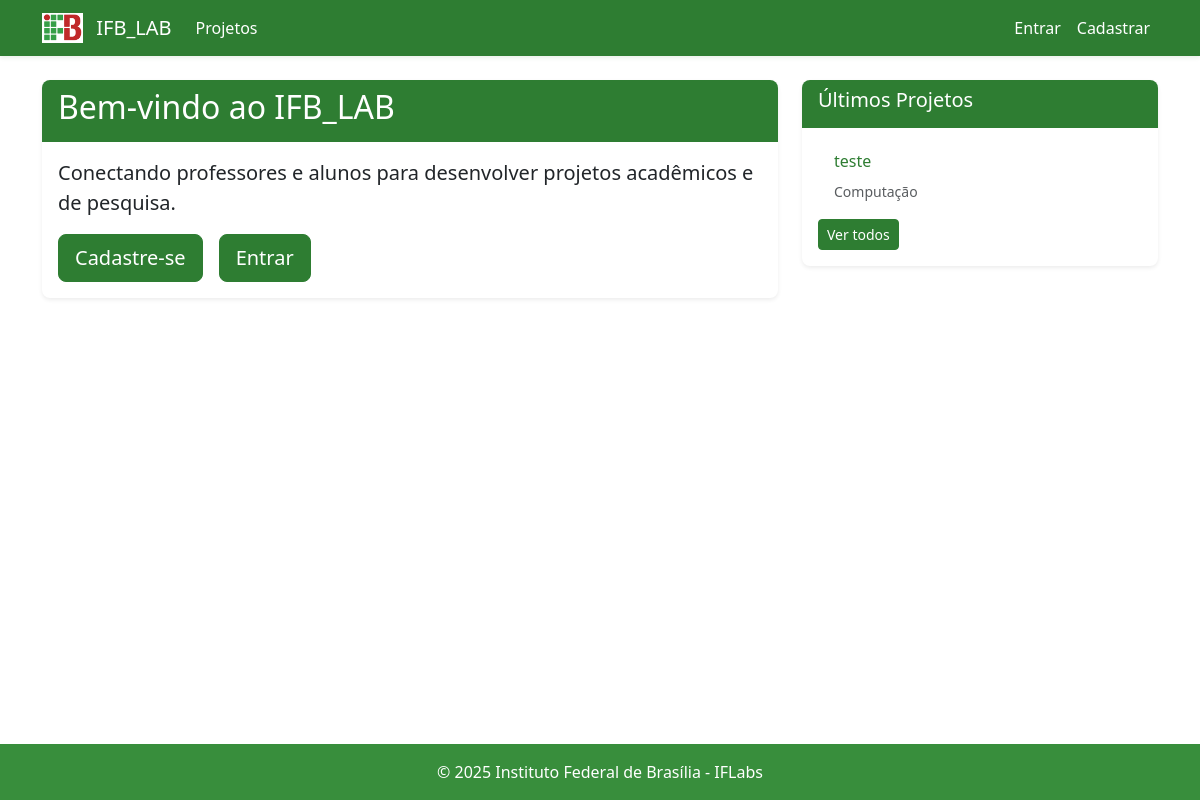
Before: / with the older database file.
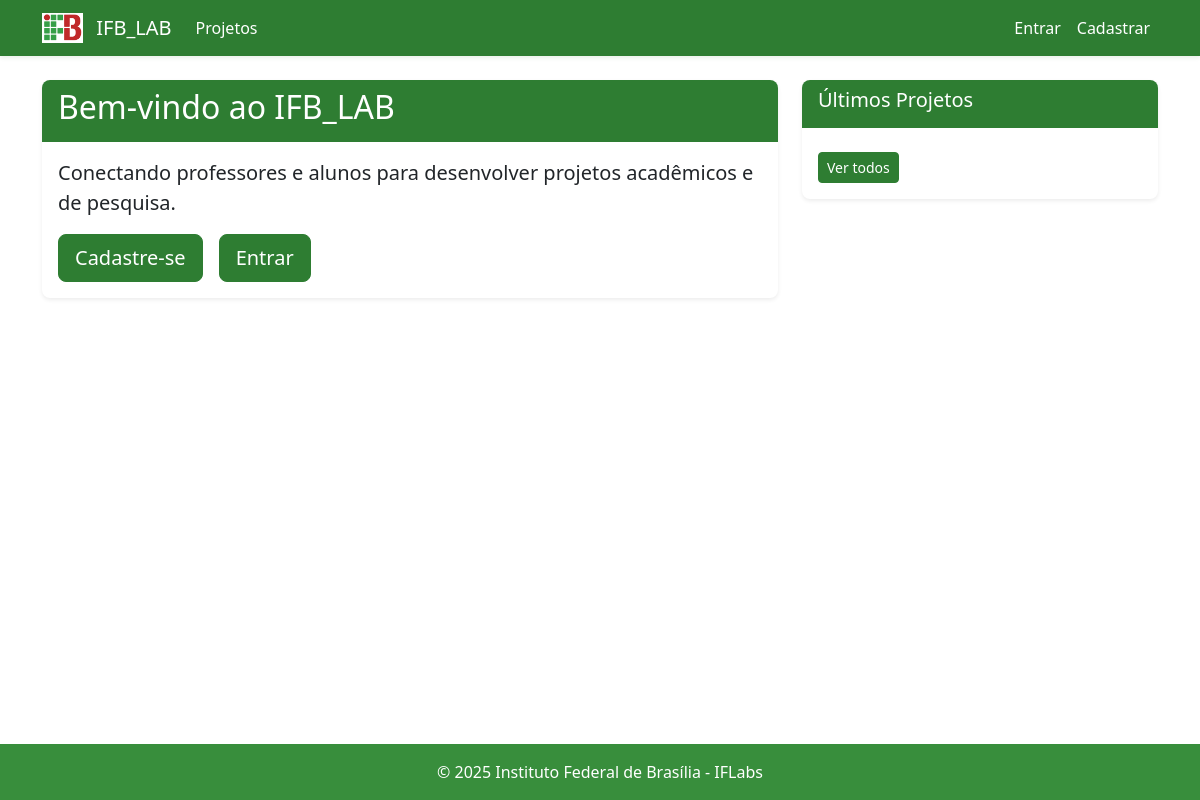
After: the same page with the newer database file.
### src/models.py (models this page shows)
class Projeto(db.Model):
    __tablename__ = 'projeto'
    id = db.Column(db.Integer, primary_key=True)
    titulo = db.Column(db.String(255), nullable=False)
    status = db.Column(db.String(50), nullable=False, default='aberto')
    descricao = db.Column(db.String(2000), nullable=False)
    requisitos = db.Column(db.String(1000), nullable=True)
    tipo_vaga = db.Column(db.String(50), nullable=True)
    area_conhecimento = db.Column(db.String(100), nullable=True)
    user_id = db.Column(db.String(20), db.ForeignKey('professor.matricula'), nullable=False)
    data_criacao = db.Column(db.DateTime, default=db.func.now())
    membros = db.relationship('MembroProjeto', backref='projeto', lazy=True)

### main.py (the view)
@app.route('/')
def index():
    projetos = Projeto.query.filter_by(status='aberto').order_by(
        Projeto.titulo.asc()).limit(5).all()
    return render_template('index.html', projetos=projetos)

### templates/index.html (shortened to what this page needs)
{% extends "base.html" %}
{% block content %}
<div class="row">
    <div class="col-md-8">
        <div class="card mb-4">
            <div class="card-header bg-primary text-white">
                <h2>Bem-vindo ao IFB_LAB</h2>
            </div>
            <div class="card-body">
                <p class="lead">Conectando professores e alunos para desenvolver projetos acadêmicos e de pesquisa.</p>
                {% if not current_user.is_authenticated %}
                <div class="d-grid gap-2 d-md-flex justify-content-md-start">
                    <a href="{{ url_for('register') }}" class="btn btn-primary btn-lg me-md-2">Cadastre-se</a>
                    <a href="{{ url_for('login') }}" class="btn btn-outline-primary btn-lg">Entrar</a>
                </div>
                {% endif %}
            </div>
        </div>
    </div>
    <div class="col-md-4">
        <div class="card">
            <div class="card-header bg-primary text-white">
                <h5>Últimos Projetos</h5>
            </div>
            <div class="card-body">
                <ul class="list-group list-group-flush">
                    {% for projeto in projetos %}
                    <li class="list-group-item">
                        <a href="{{ url_for('detalhes_projeto', id=projeto.id) }}" class="text-decoration-none">
                            <h6>{{ projeto.titulo }}</h6>
                            <small class="text-muted">{{ projeto.area_conhecimento }}</small>
                        </a>
                    </li>
                    {% endfor %}
                </ul>
                <a href="{{ url_for('listar_projetos') }}" class="btn btn-outline-primary btn-sm mt-2">Ver todos</a>
            </div>
        </div>
    </div>
</div>
{% endblock %}

### templates/base.html (shortened to what this page needs)
<!DOCTYPE html>
<html lang="pt-br">
<head>
    <link href="https://cdn.jsdelivr.net/npm/bootstrap@5.3.0/dist/css/bootstrap.min.css" rel="stylesheet">
    <link rel="stylesheet" href="https://cdn.jsdelivr.net/npm/bootstrap-icons@1.10.0/font/bootstrap-icons.css">
    <link rel="stylesheet" href="{{ url_for('static', filename='css/main.css') }}">
</head>
<body class="d-flex flex-column min-vh-100">
    <nav class="navbar navbar-expand-lg navbar-dark" style="background-color: #2E7D32;">
        <div class="container">
            <a class="navbar-brand" href="{{ url_for('index') }}">
                <img src="{{ url_for('static', filename='images/IFB.png') }}" alt="IFB" height="30" class="d-inline-block align-top me-2">
                IFB_LAB
            </a>
            <div class="collapse navbar-collapse" id="navbarNav">
                <ul class="navbar-nav me-auto">
                    <li class="nav-item">
                        <a class="nav-link" href="{{ url_for('listar_projetos') }}">Projetos</a>
                    </li>
                </ul>
                <ul class="navbar-nav">
                    {% if current_user.is_authenticated %}
                    <li class="nav-item dropdown">
                        <a class="nav-link dropdown-toggle" href="#" id="navbarDropdown" role="button" data-bs-toggle="dropdown">
                            <i class="bi bi-person-circle"></i> {{ current_user.nome }}
                        </a>
                        <ul class="dropdown-menu dropdown-menu-end">
                            <li><a class="dropdown-item" href="{{ url_for('perfil') }}">Meu Perfil</a></li>
                            <li><hr class="dropdown-divider"></li>
                            <li><a class="dropdown-item" href="{{ url_for('logout') }}">Sair</a></li>
                        </ul>
                    </li>
                    {% else %}
                    <li class="nav-item">
                        <a class="nav-link" href="{{ url_for('login') }}">Entrar</a>
                    </li>
                    <li class="nav-item">
                        <a class="nav-link" href="{{ url_for('register') }}">Cadastrar</a>
                    </li>
                    {% endif %}
                </ul>
            </div>
        </div>
    </nav>
    <main class="container my-4 flex-grow-1">
        {% block content %}{% endblock %}
    </main>
    <footer class="mt-auto py-3" style="background-color: #D32F2F;">
        <div class="container text-center text-white">
            © 2025 Instituto Federal de Brasília - IFLabs
        </div>
    </footer>
</body>
</html>

### static/css/main.css (style rules this page uses)
:root { --verde-ifb: #2E7D32; --branco: #FFFFFF; }
:root { --verde-ifb: #2E7D32; --vermelho-ifb: #388e3c; --branco: #FFFFFF; --cinza-claro: #F8F9FA; }
body { background-color: var(--branco); font-family: 'Segoe UI', Tahoma, Geneva, Verdana, sans-serif; display: flex; flex-direction: column; min-height: 100vh; }
.navbar { box-shadow: 0 2px 4px rgba(46, 125, 50, 0.1); background-color: var(--verde-ifb) !important; }
.navbar .navbar-brand, .navbar .nav-link, .navbar .navbar-toggler-icon { color: var(--branco) !important; }
.btn-primary, .btn-primary:visited, .btn-primary:active, .btn-primary:focus, .btn-primary:hover { background-color: var(--verde-ifb) !important; border-color: var(--verde-ifb) !important; color: var(--branco) !important; box-shadow: none !important; }
.btn-outline-primary, .btn-outline-primary:visited, .btn-outline-primary:active, .btn-outline-primary:focus, .btn-outline-primary:hover { color: var(--verde-ifb) !important; border-color: var(--verde-ifb) !important; background-color: var(--branco) !important; }
.card { border: none; box-shadow: 0 0.125rem 0.25rem rgba(0, 0, 0, 0.075); transition: transform 0.2s; border-radius: 8px; }
.card-header { background-color: var(--verde-ifb); color: white; border-radius: 8px 8px 0 0 !important; }
a { color: var(--verde-ifb); }
footer { background-color: var(--vermelho-ifb) !important; color: white; }
.card-header.bg-primary, .badge.bg-primary, .nav-link.active, .nav-link:focus, .nav-link:hover, .nav-link, .navbar .nav-link, .navbar .nav-link:visited, .navbar, .navbar-dark, .navbar-dark .navbar-nav .nav-link, .navbar-dark .navbar-brand, .navbar-dark .navbar-toggler { background-color: var(--verde-ifb) !important; color: var(--branco) !important; border: none !important; }
.navbar .nav-link, .navbar .nav-link:visited, .navbar-dark .navbar-nav .nav-link { color: var(--branco) !important; }
.bg-primary, .text-primary, .border-primary, .btn-primary, .btn-outline-primary, .badge.bg-primary, .navbar.bg-primary, .navbar-dark.bg-primary, .navbar .navbar-brand, .navbar .navbar-toggler-icon { background-color: var(--verde-ifb) !important; color: var(--branco) !important; border-color: var(--verde-ifb) !important; }

Changed rows visible on the page:
removed Projeto: titulo "teste", area_conhecimento "Computação"
